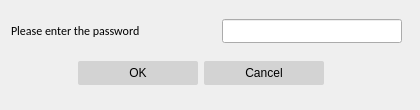
<?xml version="1.0" encoding="UTF-8"?>
<ui version="4.0">
 <class>removePasswordDialog</class>
 <widget class="QDialog" name="removePasswordDialog">
  <property name="enabled">
   <bool>true</bool>
  </property>
  <property name="geometry">
   <rect>
    <x>0</x>
    <y>0</y>
    <width>420</width>
    <height>110</height>
   </rect>
  </property>
  <property name="sizePolicy">
   <sizepolicy hsizetype="Fixed" vsizetype="Fixed">
    <horstretch>0</horstretch>
    <verstretch>0</verstretch>
   </sizepolicy>
  </property>
  <property name="minimumSize">
   <size>
    <width>420</width>
    <height>80</height>
   </size>
  </property>
  <property name="maximumSize">
   <size>
    <width>420</width>
    <height>150</height>
   </size>
  </property>
  <property name="font">
   <font>
    <family>Calibri</family>
   </font>
  </property>
  <property name="windowTitle">
   <string>Dialog</string>
  </property>
  <property name="sizeGripEnabled">
   <bool>false</bool>
  </property>
  <property name="modal">
   <bool>false</bool>
  </property>
  <widget class="QWidget" name="layoutWidget">
   <property name="geometry">
    <rect>
     <x>11</x>
     <y>10</y>
     <width>391</width>
     <height>88</height>
    </rect>
   </property>
   <layout class="QVBoxLayout" name="verticalLayout">
    <item>
     <layout class="QHBoxLayout" name="horizontalLayout">
      <item>
       <widget class="QLabel" name="label_1">
        <property name="font">
         <font>
          <family>Calibri</family>
          <pointsize>9</pointsize>
          <weight>50</weight>
          <bold>false</bold>
         </font>
        </property>
        <property name="layoutDirection">
         <enum>Qt::LeftToRight</enum>
        </property>
        <property name="frameShadow">
         <enum>QFrame::Plain</enum>
        </property>
        <property name="text">
         <string>Please enter the password</string>
        </property>
        <property name="textFormat">
         <enum>Qt::AutoText</enum>
        </property>
        <property name="scaledContents">
         <bool>false</bool>
        </property>
        <property name="wordWrap">
         <bool>false</bool>
        </property>
       </widget>
      </item>
      <item>
       <widget class="QLineEdit" name="lineEditPassword">
        <property name="sizePolicy">
         <sizepolicy hsizetype="Fixed" vsizetype="Fixed">
          <horstretch>0</horstretch>
          <verstretch>0</verstretch>
         </sizepolicy>
        </property>
        <property name="maximumSize">
         <size>
          <width>180</width>
          <height>24</height>
         </size>
        </property>
        <property name="font">
         <font>
          <family>Calibri</family>
         </font>
        </property>
        <property name="maxLength">
         <number>12</number>
        </property>
        <property name="echoMode">
         <enum>QLineEdit::Password</enum>
        </property>
       </widget>
      </item>
     </layout>
    </item>
    <item>
     <widget class="QDialogButtonBox" name="buttonBox">
      <property name="minimumSize">
       <size>
        <width>380</width>
        <height>30</height>
       </size>
      </property>
      <property name="maximumSize">
       <size>
        <width>380</width>
        <height>30</height>
       </size>
      </property>
      <property name="font">
       <font>
        <family>Calibri</family>
        <pointsize>10</pointsize>
        <weight>75</weight>
        <italic>false</italic>
        <bold>true</bold>
        <underline>false</underline>
        <strikeout>false</strikeout>
        <kerning>true</kerning>
       </font>
      </property>
      <property name="autoFillBackground">
       <bool>false</bool>
      </property>
      <property name="styleSheet">
       <string notr="true">        QPushButton {
		font: 9pt &quot;Calibri&quot;;
		width: 120px;
        color: black;
        border-color: darkGray;
        border-style: solid;
        border-radius: 2;
        padding: 5 px;
        background-color: lightGray;
        }
        QPushButton:hover {
        background-color: darkGray;
        }
        QPushButton:Pressed {
        background-color: darkGray;
        }
</string>
      </property>
      <property name="orientation">
       <enum>Qt::Horizontal</enum>
      </property>
      <property name="standardButtons">
       <set>QDialogButtonBox::Cancel|QDialogButtonBox::Ok</set>
      </property>
      <property name="centerButtons">
       <bool>true</bool>
      </property>
     </widget>
    </item>
   </layout>
  </widget>
 </widget>
 <resources/>
 <connections>
  <connection>
   <sender>buttonBox</sender>
   <signal>accepted()</signal>
   <receiver>removePasswordDialog</receiver>
   <slot>accept()</slot>
   <hints>
    <hint type="sourcelabel">
     <x>179</x>
     <y>76</y>
    </hint>
    <hint type="destinationlabel">
     <x>179</x>
     <y>49</y>
    </hint>
   </hints>
  </connection>
  <connection>
   <sender>buttonBox</sender>
   <signal>rejected()</signal>
   <receiver>removePasswordDialog</receiver>
   <slot>reject()</slot>
   <hints>
    <hint type="sourcelabel">
     <x>179</x>
     <y>76</y>
    </hint>
    <hint type="destinationlabel">
     <x>179</x>
     <y>49</y>
    </hint>
   </hints>
  </connection>
 </connections>
</ui>
